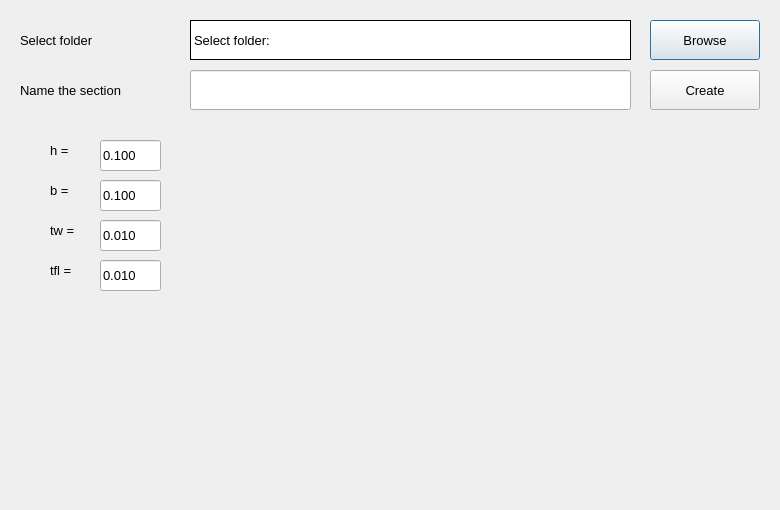
<?xml version="1.0" encoding="UTF-8"?>
<ui version="4.0">
 <class>Dialog_Isection</class>
 <widget class="QDialog" name="Dialog_Isection">
  <property name="geometry">
   <rect>
    <x>0</x>
    <y>0</y>
    <width>780</width>
    <height>510</height>
   </rect>
  </property>
  <property name="windowTitle">
   <string>Isection</string>
  </property>
  <widget class="QLabel" name="label_justdisplay_3">
   <property name="geometry">
    <rect>
     <x>50</x>
     <y>130</y>
     <width>41</width>
     <height>41</height>
    </rect>
   </property>
   <property name="font">
    <font>
     <pointsize>10</pointsize>
    </font>
   </property>
   <property name="text">
    <string>h = </string>
   </property>
  </widget>
  <widget class="QLabel" name="label_justdisplay_4">
   <property name="geometry">
    <rect>
     <x>50</x>
     <y>170</y>
     <width>41</width>
     <height>41</height>
    </rect>
   </property>
   <property name="font">
    <font>
     <pointsize>10</pointsize>
    </font>
   </property>
   <property name="text">
    <string>b = </string>
   </property>
  </widget>
  <widget class="QLabel" name="label_justdisplay_5">
   <property name="geometry">
    <rect>
     <x>50</x>
     <y>210</y>
     <width>41</width>
     <height>41</height>
    </rect>
   </property>
   <property name="font">
    <font>
     <pointsize>10</pointsize>
    </font>
   </property>
   <property name="text">
    <string>tw = </string>
   </property>
  </widget>
  <widget class="QLabel" name="label_justdisplay_6">
   <property name="geometry">
    <rect>
     <x>50</x>
     <y>250</y>
     <width>41</width>
     <height>41</height>
    </rect>
   </property>
   <property name="font">
    <font>
     <pointsize>10</pointsize>
    </font>
   </property>
   <property name="text">
    <string>tfl = </string>
   </property>
  </widget>
  <widget class="QLineEdit" name="lineEdit_h">
   <property name="geometry">
    <rect>
     <x>100</x>
     <y>140</y>
     <width>61</width>
     <height>31</height>
    </rect>
   </property>
   <property name="font">
    <font>
     <pointsize>10</pointsize>
    </font>
   </property>
   <property name="text">
    <string>0.100</string>
   </property>
  </widget>
  <widget class="QLineEdit" name="lineEdit_b">
   <property name="geometry">
    <rect>
     <x>100</x>
     <y>180</y>
     <width>61</width>
     <height>31</height>
    </rect>
   </property>
   <property name="font">
    <font>
     <pointsize>10</pointsize>
    </font>
   </property>
   <property name="text">
    <string>0.100</string>
   </property>
  </widget>
  <widget class="QLineEdit" name="lineEdit_tw">
   <property name="geometry">
    <rect>
     <x>100</x>
     <y>220</y>
     <width>61</width>
     <height>31</height>
    </rect>
   </property>
   <property name="font">
    <font>
     <pointsize>10</pointsize>
    </font>
   </property>
   <property name="text">
    <string>0.010</string>
   </property>
  </widget>
  <widget class="QLineEdit" name="lineEdit_tfl">
   <property name="geometry">
    <rect>
     <x>100</x>
     <y>260</y>
     <width>61</width>
     <height>31</height>
    </rect>
   </property>
   <property name="font">
    <font>
     <pointsize>10</pointsize>
    </font>
   </property>
   <property name="text">
    <string>0.010</string>
   </property>
  </widget>
  <widget class="QLabel" name="label_justdisplay_2">
   <property name="geometry">
    <rect>
     <x>20</x>
     <y>70</y>
     <width>171</width>
     <height>40</height>
    </rect>
   </property>
   <property name="font">
    <font>
     <pointsize>10</pointsize>
    </font>
   </property>
   <property name="text">
    <string>Name the section</string>
   </property>
  </widget>
  <widget class="QLabel" name="label_justdisplay">
   <property name="geometry">
    <rect>
     <x>20</x>
     <y>20</y>
     <width>170</width>
     <height>40</height>
    </rect>
   </property>
   <property name="font">
    <font>
     <pointsize>10</pointsize>
    </font>
   </property>
   <property name="text">
    <string>Select folder</string>
   </property>
  </widget>
  <widget class="QPushButton" name="pushButton_DefineFolder">
   <property name="geometry">
    <rect>
     <x>650</x>
     <y>20</y>
     <width>110</width>
     <height>40</height>
    </rect>
   </property>
   <property name="font">
    <font>
     <pointsize>10</pointsize>
    </font>
   </property>
   <property name="text">
    <string>Browse</string>
   </property>
  </widget>
  <widget class="QPushButton" name="pushButton_CreateSection">
   <property name="geometry">
    <rect>
     <x>650</x>
     <y>70</y>
     <width>110</width>
     <height>40</height>
    </rect>
   </property>
   <property name="font">
    <font>
     <pointsize>10</pointsize>
    </font>
   </property>
   <property name="text">
    <string>Create</string>
   </property>
  </widget>
  <widget class="QLabel" name="label_CreateFolder">
   <property name="geometry">
    <rect>
     <x>190</x>
     <y>20</y>
     <width>441</width>
     <height>40</height>
    </rect>
   </property>
   <property name="font">
    <font>
     <pointsize>10</pointsize>
    </font>
   </property>
   <property name="styleSheet">
    <string notr="true">background-color: rgb(255, 255, 255);</string>
   </property>
   <property name="frameShape">
    <enum>QFrame::Panel</enum>
   </property>
   <property name="frameShadow">
    <enum>QFrame::Plain</enum>
   </property>
   <property name="text">
    <string>Select folder:</string>
   </property>
  </widget>
  <widget class="QLineEdit" name="lineEdit_SectionName">
   <property name="geometry">
    <rect>
     <x>190</x>
     <y>70</y>
     <width>441</width>
     <height>40</height>
    </rect>
   </property>
   <property name="font">
    <font>
     <pointsize>10</pointsize>
    </font>
   </property>
   <property name="text">
    <string/>
   </property>
  </widget>
  <widget class="QLabel" name="label_image">
   <property name="geometry">
    <rect>
     <x>190</x>
     <y>140</y>
     <width>382</width>
     <height>347</height>
    </rect>
   </property>
   <property name="text">
    <string/>
   </property>
   <property name="pixmap">
    <pixmap>photos/Isection.jpg</pixmap>
   </property>
   <property name="scaledContents">
    <bool>true</bool>
   </property>
  </widget>
 </widget>
 <resources/>
 <connections/>
</ui>
